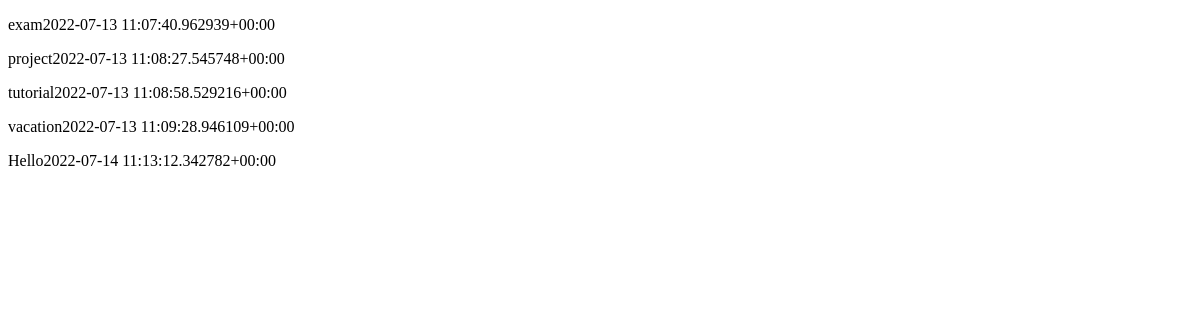
Before: /home/ with the older database file.
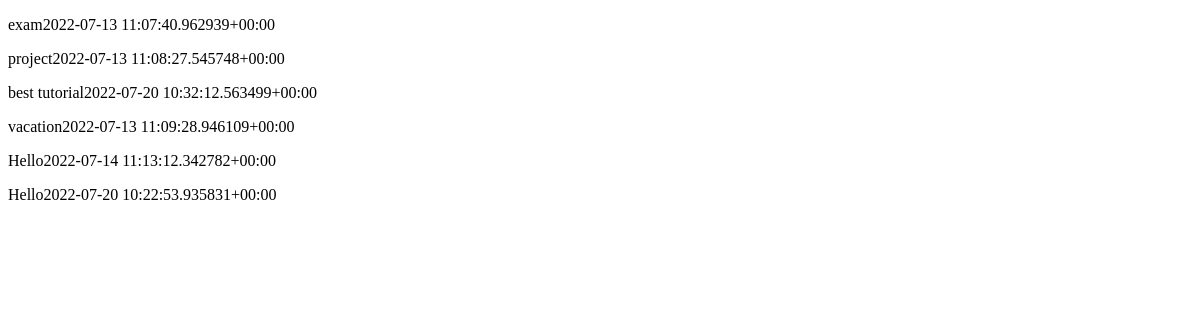
After: the same page with the newer database file.
### webapp/models.py (models this page shows)
class Tracker(models.Model):
    summary = models.CharField(max_length=200, null=False, blank=False, verbose_name='zagolovok', validators=(MaxLengValidator(100),))
    description = models.TextField(max_length=1000, null=False, blank=False, verbose_name='opisanie', validators=(MinLengValidator(50),))
    status = models.ForeignKey(Status, related_name='tracker_status', on_delete=models.PROTECT)
    tracker_type = models.ManyToManyField('webapp.Type', related_name='trackers', blank=True)
    created_at = models.DateTimeField(auto_now_add=True, verbose_name='Vremy sozdaniy')
    updated_at = models.DateTimeField(auto_now=True, verbose_name='vremy izmeneniy')
    def __str__(self):
        return f'{self.summary}{self.updated_at}'
    class Meta:
        pass

### webapp/views.py (the view)
# urls.py: path('home/', MainpageView.as_view(), name='home'),
class MainpageView(TemplateView):
    template_name = 'main.html'
    def get_context_data(self, **kwargs):
        context = super().get_context_data(**kwargs)
        context['tasks'] = Tracker.objects.all()
        print(context)
        return context

### webapp/templates/main.html (shortened to what this page needs)
<!DOCTYPE html>
<html lang="en">
<head>
</head>
<body>
{% for i in tasks %}
<p>{{i}}</p>
{% endfor %}
</body>
</html>

Changed rows visible on the page:
changed Tracker: summary+updated_at "tutorial2022-07-13 11:08:58.529216+00:00" → "best tutorial2022-07-20 10:32:12.563499+00:00"
added Tracker: summary+updated_at "Hello2022-07-20 10:22:53.935831+00:00"
